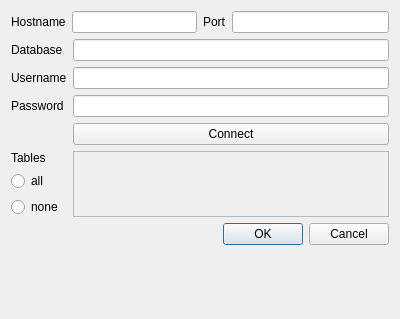
<?xml version="1.0" encoding="UTF-8"?>
<ui version="4.0">
 <class>DatabaseDialog</class>
 <widget class="QDialog" name="DatabaseDialog">
  <property name="geometry">
   <rect>
    <x>0</x>
    <y>0</y>
    <width>400</width>
    <height>319</height>
   </rect>
  </property>
  <property name="windowTitle">
   <string>Dialog</string>
  </property>
  <layout class="QFormLayout" name="formLayout">
   <property name="fieldGrowthPolicy">
    <enum>QFormLayout::AllNonFixedFieldsGrow</enum>
   </property>
   <item row="0" column="0" colspan="2">
    <layout class="QHBoxLayout" name="horizontalLayout_3">
     <item>
      <layout class="QHBoxLayout" name="horizontalLayout">
       <item>
        <widget class="QLabel" name="label_2">
         <property name="text">
          <string>Hostname</string>
         </property>
        </widget>
       </item>
       <item>
        <widget class="QLineEdit" name="txtDbHost"/>
       </item>
      </layout>
     </item>
     <item>
      <layout class="QHBoxLayout" name="horizontalLayout_2">
       <item>
        <widget class="QLabel" name="label_6">
         <property name="text">
          <string>Port</string>
         </property>
        </widget>
       </item>
       <item>
        <widget class="QLineEdit" name="txtDbPort"/>
       </item>
      </layout>
     </item>
    </layout>
   </item>
   <item row="1" column="0">
    <widget class="QLabel" name="label_3">
     <property name="text">
      <string>Database</string>
     </property>
    </widget>
   </item>
   <item row="1" column="1">
    <widget class="QLineEdit" name="txtDbName"/>
   </item>
   <item row="2" column="0">
    <widget class="QLabel" name="label_4">
     <property name="text">
      <string>Username</string>
     </property>
    </widget>
   </item>
   <item row="2" column="1">
    <widget class="QLineEdit" name="txtDbUser"/>
   </item>
   <item row="3" column="0">
    <widget class="QLabel" name="label_5">
     <property name="text">
      <string>Password</string>
     </property>
    </widget>
   </item>
   <item row="3" column="1">
    <widget class="QLineEdit" name="txtDbPass"/>
   </item>
   <item row="4" column="0">
    <spacer name="horizontalSpacer">
     <property name="orientation">
      <enum>Qt::Horizontal</enum>
     </property>
     <property name="sizeHint" stdset="0">
      <size>
       <width>40</width>
       <height>20</height>
      </size>
     </property>
    </spacer>
   </item>
   <item row="4" column="1">
    <widget class="QPushButton" name="btnDbConnect">
     <property name="text">
      <string>Connect</string>
     </property>
    </widget>
   </item>
   <item row="5" column="0">
    <layout class="QVBoxLayout" name="verticalLayout">
     <item>
      <widget class="QLabel" name="label_7">
       <property name="text">
        <string>Tables</string>
       </property>
      </widget>
     </item>
     <item>
      <widget class="QRadioButton" name="radioButton">
       <property name="text">
        <string>all</string>
       </property>
      </widget>
     </item>
     <item>
      <widget class="QRadioButton" name="radioButton_2">
       <property name="text">
        <string>none</string>
       </property>
      </widget>
     </item>
    </layout>
   </item>
   <item row="5" column="1">
    <widget class="QFrame" name="frame">
     <property name="frameShape">
      <enum>QFrame::StyledPanel</enum>
     </property>
     <property name="frameShadow">
      <enum>QFrame::Raised</enum>
     </property>
    </widget>
   </item>
   <item row="6" column="1">
    <widget class="QDialogButtonBox" name="buttonBox">
     <property name="orientation">
      <enum>Qt::Horizontal</enum>
     </property>
     <property name="standardButtons">
      <set>QDialogButtonBox::Cancel|QDialogButtonBox::Ok</set>
     </property>
    </widget>
   </item>
  </layout>
 </widget>
 <resources/>
 <connections>
  <connection>
   <sender>buttonBox</sender>
   <signal>accepted()</signal>
   <receiver>DatabaseDialog</receiver>
   <slot>accept()</slot>
   <hints>
    <hint type="sourcelabel">
     <x>248</x>
     <y>254</y>
    </hint>
    <hint type="destinationlabel">
     <x>157</x>
     <y>274</y>
    </hint>
   </hints>
  </connection>
  <connection>
   <sender>buttonBox</sender>
   <signal>rejected()</signal>
   <receiver>DatabaseDialog</receiver>
   <slot>reject()</slot>
   <hints>
    <hint type="sourcelabel">
     <x>316</x>
     <y>260</y>
    </hint>
    <hint type="destinationlabel">
     <x>286</x>
     <y>274</y>
    </hint>
   </hints>
  </connection>
 </connections>
</ui>
